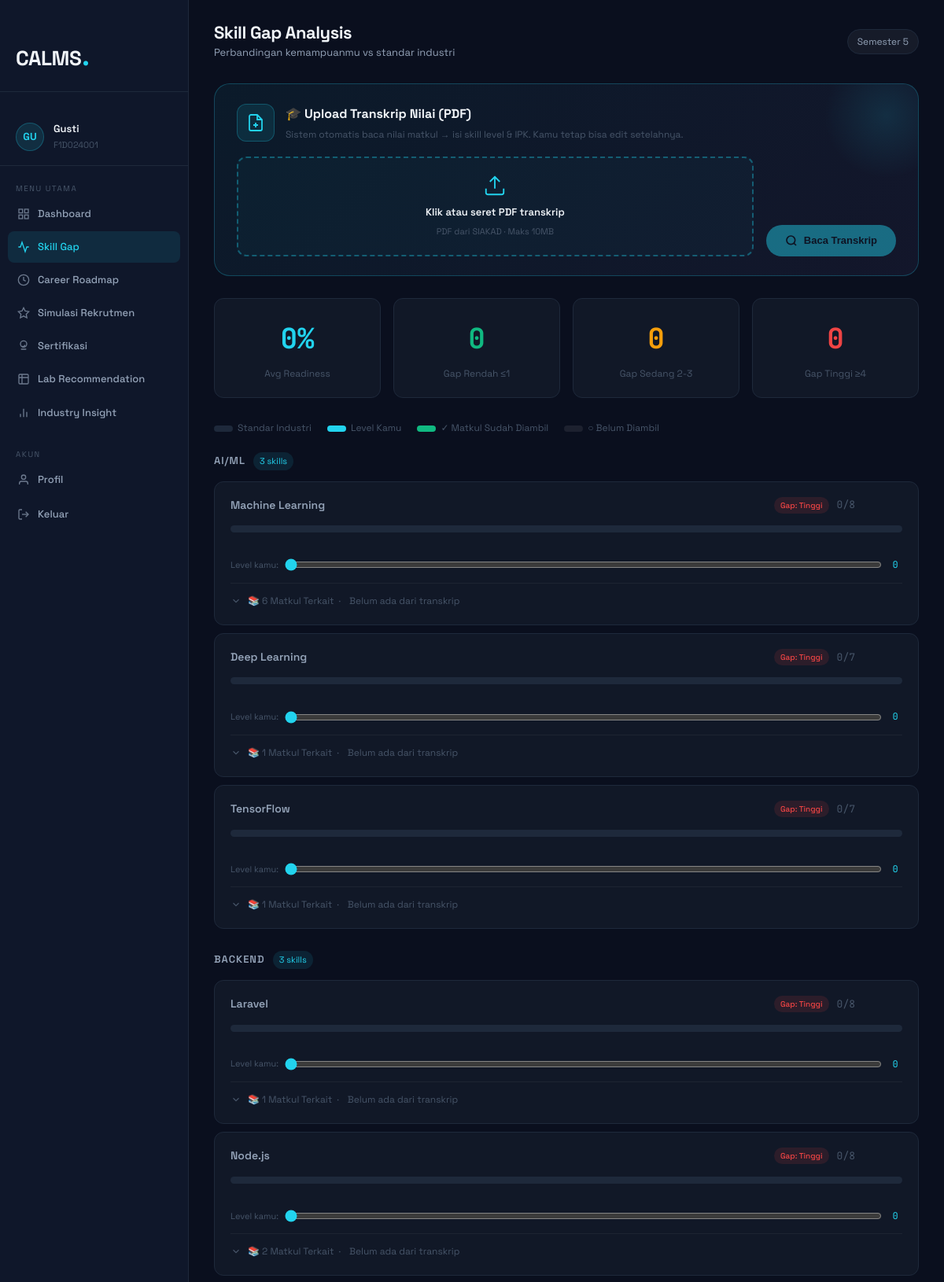
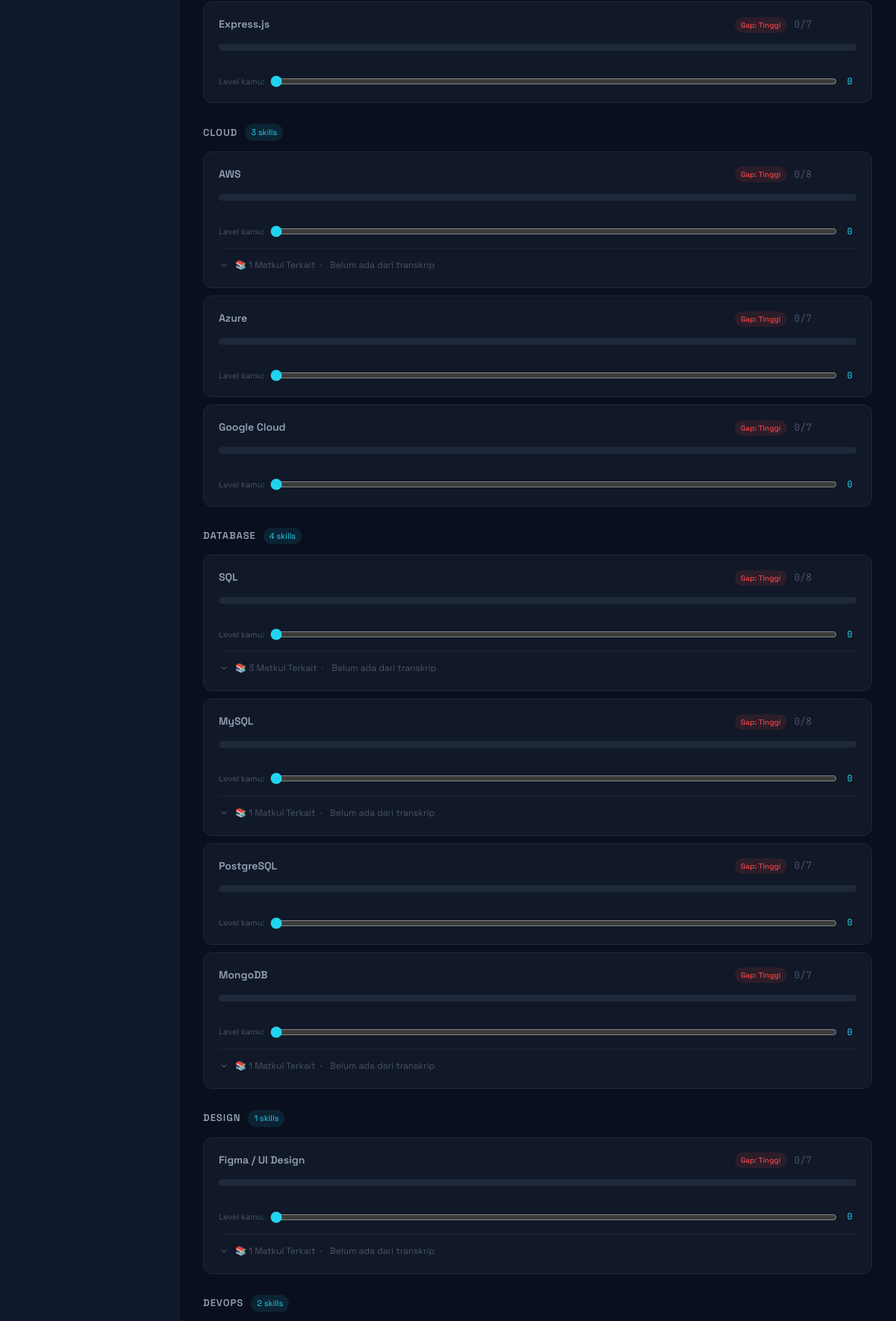
The page /skill_gap.php (signed in, upper part) on the database its author committed (2 pictures, top to bottom).
### tables this page shows
CREATE TABLE IF NOT EXISTS mahasiswa_profiles (
    id             INT AUTO_INCREMENT PRIMARY KEY,
    user_id        INT UNIQUE NOT NULL,
    nim            VARCHAR(20) UNIQUE NOT NULL,
    semester       INT DEFAULT 1,
    ipk            DECIMAL(3,2) DEFAULT 0.00,
    target_career  VARCHAR(100),
    bio            TEXT,
    linkedin_url   VARCHAR(500),
    github_url     VARCHAR(500),
    created_at     TIMESTAMP DEFAULT CURRENT_TIMESTAMP,
    updated_at     TIMESTAMP DEFAULT CURRENT_TIMESTAMP ON UPDATE CURRENT_TIMESTAMP,
    FOREIGN KEY (user_id) REFERENCES users(id) ON DELETE CASCADE
);

CREATE TABLE IF NOT EXISTS users (
    id         INT AUTO_INCREMENT PRIMARY KEY,
    fullname   VARCHAR(255) NOT NULL,
    email      VARCHAR(255) UNIQUE NOT NULL,
    password   VARCHAR(255) NOT NULL,
    role       ENUM('mahasiswa','dosen','admin') DEFAULT 'mahasiswa',
    is_active  TINYINT(1) DEFAULT 1,
    created_at TIMESTAMP DEFAULT CURRENT_TIMESTAMP
);

CREATE TABLE IF NOT EXISTS skills (
    id              INT AUTO_INCREMENT PRIMARY KEY,
    skill_name      VARCHAR(100) NOT NULL,
    category        VARCHAR(50),
    industry_level  INT DEFAULT 8   
);

### includes/auth_guard.php (called while the page is built, shortened)
<?php
function getCurrentUser(): array {
    return [
        'id'       => $_SESSION['user_id']  ?? null,
        'fullname' => $_SESSION['fullname'] ?? '',
        'email'    => $_SESSION['email']    ?? '',
        'role'     => $_SESSION['role']     ?? '',
    ];
}

### skill_gap.php (the view, shortened to what this page needs)
<?php
require_once 'includes/auth_guard.php';
$user = getCurrentUser();
$db   = getDB();
$stmt = $db->prepare("SELECT mp.*, u.fullname, u.email FROM mahasiswa_profiles mp JOIN users u ON u.id = mp.user_id WHERE mp.user_id = ?");
$stmt->execute([$user['id']]);
$profile   = $stmt->fetch();
$studentId = $profile['id'];
$stmt = $db->prepare("
    SELECT s.id, s.skill_name, s.category, s.industry_level,
           COALESCE(ss.student_level, 0) AS student_level,
           (s.industry_level - COALESCE(ss.student_level, 0)) AS gap
    FROM skills s
    LEFT JOIN student_skills ss ON ss.skill_id = s.id
        AND ss.student_id = ?
    ORDER BY s.category, gap DESC
");
$stmt->execute([$studentId]);
$allSkills = $stmt->fetchAll();
$categories = [];
foreach ($allSkills as $sk) {
    $categories[$sk['category']][] = $sk;
}
$coursesBySkill = [];
try {
    $stmt = $db->prepare("
        SELECT c.id AS course_id, c.course_code, c.course_name, c.course_name_id,
               c.semester, c.credits, csm.skill_id,
               sc.grade, sc.score AS course_score, sc.source
        FROM courses c
        JOIN course_skill_mapping csm ON csm.course_id = c.id
        LEFT JOIN student_courses sc ON sc.course_id = c.id AND sc.student_id = ?
        ORDER BY csm.skill_id, c.semester, c.course_name
    ");
    $stmt->execute([$studentId]);
    foreach ($stmt->fetchAll() as $row) {
        $coursesBySkill[$row['skill_id']][] = $row;
    }
} catch (PDOException $e) {
    $coursesBySkill  = [];
    $allCoursesForJS = [];
}
$gapHigh = $gapMid = $gapLow = 0;
$totalReadiness = 0; $tracked = 0;
$avgReadiness = $tracked > 0 ? round($totalReadiness / $tracked) : 0;
$activePage = 'skill_gap';
?>
<!DOCTYPE html>
<html lang="id">
<head>
    <link rel="stylesheet" href="style.css">
    <link rel="stylesheet" href="dashboard.css">
</head>
<body class="dashboard-body">
<?php include 'includes/sidebar.php'; ?>
<main class="main-content">
    <div class="topbar">
        <div class="topbar-left">
            <div>
                <h1 class="page-title">Skill Gap Analysis</h1>
                <p class="page-sub">Perbandingan kemampuanmu vs standar industri</p>
            </div>
        </div>
        <div class="topbar-right">
            <span class="semester-badge">Semester <?= $profile['semester'] ?? '-' ?></span>
        </div>
    </div>
    <div class="tc-card">
        <div class="tc-hd">
            <div class="tc-icon">
                <svg width="24" height="24" fill="none" stroke="currentColor" stroke-width="1.8" viewBox="0 0 24 24"><path d="M14 2H6a2 2 0 0 0-2 2v16a2 2 0 0 0 2 2h12a2 2 0 0 0 2-2V8z"/><polyline points="14 2 14 8 20 8"/><line x1="12" y1="18" x2="12" y2="12"/><line x1="9" y1="15" x2="15" y2="15"/></svg>
            </div>
            <div>
                <div class="tc-title">🎓 Upload Transkrip Nilai (PDF)</div>
                <div class="tc-sub">Sistem otomatis baca nilai matkul → isi skill level & IPK. Kamu tetap bisa edit setelahnya.</div>
            </div>
        </div>
        <div class="tc-body">
            <div class="upload-zone" id="dropZone">
                <svg width="30" height="30" fill="none" stroke="var(--cyan)" stroke-width="1.5" viewBox="0 0 24 24" style="margin:0 auto 8px;display:block"><path d="M21 15v4a2 2 0 0 1-2 2H5a2 2 0 0 1-2-2v-4"/><polyline points="17 8 12 3 7 8"/><line x1="12" y1="3" x2="12" y2="15"/></svg>
                <div style="font-size:13px;font-weight:600">Klik atau seret PDF transkrip</div>
                <div style="font-size:11px;color:var(--text-muted);margin-top:4px">PDF dari SIAKAD · Maks 10MB</div>
            </div>
            <button class="parse-btn" id="parseBtn" disabled>
                <svg width="16" height="16" fill="none" stroke="currentColor" stroke-width="2.5" viewBox="0 0 24 24"><circle cx="11" cy="11" r="8"/><line x1="21" y1="21" x2="16.65" y2="16.65"/></svg>
                Baca Transkrip
            </button>
        </div>
    </div>
    <div class="sg-stats">
        <div class="sg-stat"><div class="sg-stat-num" style="color:var(--cyan)"><?= $avgReadiness ?>%</div><div class="sg-stat-label">Avg Readiness</div></div>
        <div class="sg-stat"><div class="sg-stat-num" style="color:#10b981"><?= $gapLow ?></div><div class="sg-stat-label">Gap Rendah ≤1</div></div>
        <div class="sg-stat"><div class="sg-stat-num" style="color:#f59e0b"><?= $gapMid ?></div><div class="sg-stat-label">Gap Sedang 2-3</div></div>
        <div class="sg-stat"><div class="sg-stat-num" style="color:#ef4444"><?= $gapHigh ?></div><div class="sg-stat-label">Gap Tinggi ≥4</div></div>
    </div>
    <div class="legend-bar">
        <div class="legend-item"><div class="legend-dot" style="background:#1e293b"></div>Standar Industri</div>
        <div class="legend-item"><div class="legend-dot" style="background:var(--cyan)"></div>Level Kamu</div>
        <div class="legend-item"><div class="legend-dot" style="background:#10b981"></div>✓ Matkul Sudah Diambil</div>
        <div class="legend-item"><div class="legend-dot" style="background:rgba(255,255,255,.08)"></div>○ Belum Diambil</div>
    </div>
    <form method="POST" id="skillForm">
    <?php foreach ($categories as $cat => $skills): ?>
    <div class="category-section">
        <div class="category-header">
            <span class="category-title"><?= htmlspecialchars($cat) ?></span>
            <span class="category-badge"><?= count($skills) ?> skills</span>
        </div>
        <?php foreach ($skills as $sk):
            $gap      = (int)$sk['gap'];
            $gLabel   = $gap <= 1 ? 'Rendah' : ($gap <= 3 ? 'Sedang' : 'Tinggi');
            $gClass   = $gap <= 1 ? 'gap-low' : ($gap <= 3 ? 'gap-mid' : 'gap-high');
            $relCourses = $coursesBySkill[$sk['id']] ?? [];
            $takenCount = count(array_filter($relCourses, fn($c) => $c['grade'] !== null));
        ?>
        <div class="skill-card" id="scard-<?= $sk['id'] ?>">
            <div class="skill-hd">
                <span class="skill-name"><?= htmlspecialchars($sk['skill_name']) ?></span>
                <div class="skill-meta">
                    <span class="gap-tag <?= $gClass ?>" id="gtag-<?= $sk['id'] ?>">Gap: <?= $gLabel ?></span>
                    <span class="skill-score-txt" id="score-<?= $sk['id'] ?>"><?= $sk['student_level'] ?>/<?= $sk['industry_level'] ?></span>
                </div>
            </div>
            <div class="skill-bars">
                <div class="bar-bg"></div>
            </div>
            <div class="skill-slider-row">
                <label for="rng-<?= $sk['id'] ?>">Level kamu:</label>
                <input class="skill-range" type="range" id="rng-<?= $sk['id'] ?>" name="levels[<?= $sk['id'] ?>]"
                    min="0" max="10" value="<?= $sk['student_level'] ?>"
                    data-industry="<?= $sk['industry_level'] ?>"
                    oninput="updateSkill(<?= $sk['id'] ?>,<?= $sk['industry_level'] ?>,this.value)">
                <span class="skill-val" id="val-<?= $sk['id'] ?>"><?= $sk['student_level'] ?></span>
            </div>
            <?php if (!empty($relCourses)): ?>
            <div class="course-section">
                <button type="button" class="course-toggle" id="ctoggle-<?= $sk['id'] ?>" onclick="toggleCourses(<?= $sk['id'] ?>)">
                    <svg width="14" height="14" fill="none" stroke="currentColor" stroke-width="2" viewBox="0 0 24 24"><polyline points="6 9 12 15 18 9"/></svg>
                    📚 <?= count($relCourses) ?> Matkul Terkait
                    <?php if ($takenCount > 0): ?>
                    &nbsp;·&nbsp;<span style="color:#10b981"><?= $takenCount ?> sudah diambil</span>
                    <?php else: ?>
                    &nbsp;·&nbsp;<span style="color:var(--text-muted)">Belum ada dari transkrip</span>
                    <?php endif; ?>
                </button>
                    <?php
                    $taken    = array_filter($relCourses, fn($c) => $c['grade'] !== null);
                    $notTaken = array_filter($relCourses, fn($c) => $c['grade'] === null);
                    ?>
            </div>
            <?php endif; ?>
        </div>
        <?php endforeach; ?>
    </div>
    <?php endforeach; ?>
    </form>
</main>
</body>
</html>

### includes/sidebar.php (shortened to what this page needs)
<?php
$nav = [
    ['page' => 'dashboard',      'href' => 'dashboard.php',        'label' => 'Dashboard',          'icon' => '<rect x="3" y="3" width="7" height="7"/><rect x="14" y="3" width="7" height="7"/><rect x="3" y="14" width="7" height="7"/><rect x="14" y="14" width="7" height="7"/>'],
    ['page' => 'skill_gap',      'href' => 'skill_gap.php',        'label' => 'Skill Gap',           'icon' => '<polyline points="22 12 18 12 15 21 9 3 6 12 2 12"/>'],
    ['page' => 'roadmap',        'href' => 'career_roadmap.php',   'label' => 'Career Roadmap',      'icon' => '<circle cx="12" cy="12" r="10"/><polyline points="12 6 12 12 16 14"/>'],
    ['page' => 'simulation',     'href' => 'simulation.php',       'label' => 'Simulasi Rekrutmen',  'icon' => '<polygon points="12 2 15.09 8.26 22 9.27 17 14.14 18.18 21.02 12 17.77 5.82 21.02 7 14.14 2 9.27 8.91 8.26 12 2"/>'],
    ['page' => 'certifications', 'href' => 'certifications.php',   'label' => 'Sertifikasi',         'icon' => '<circle cx="12" cy="8" r="6"/><path d="M9 12l2 2 4-4m-8 8h10"/>'],
    ['page' => 'lab',            'href' => 'lab_recommendation.php','label' => 'Lab Recommendation', 'icon' => '<path d="M9 3H5a2 2 0 0 0-2 2v4m6-6h10a2 2 0 0 1 2 2v4M9 3v18m0 0h10a2 2 0 0 0 2-2V9M9 21H5a2 2 0 0 1-2-2V9m0 0h18"/>'],
    ['page' => 'industry',       'href' => 'industry_insight.php', 'label' => 'Industry Insight',    'icon' => '<line x1="18" y1="20" x2="18" y2="10"/><line x1="12" y1="20" x2="12" y2="4"/><line x1="6" y1="20" x2="6" y2="14"/>'],
];
?>
<aside class="sidebar" id="sidebar">
    <div class="sidebar-brand">
        <span class="logo-text">CALMS</span><span class="logo-dot">.</span>
    </div>
    <div class="sidebar-user">
        <div class="user-avatar"><?= strtoupper(substr($user['fullname'] ?? 'U', 0, 2)) ?></div>
        <div class="user-info">
            <strong><?= htmlspecialchars(explode(' ', $user['fullname'] ?? 'User')[0]) ?></strong>
            <span><?= htmlspecialchars($profile['nim'] ?? '-') ?></span>
        </div>
    </div>
    <nav class="sidebar-nav">
        <div class="nav-group-label">Menu Utama</div>
        <?php foreach ($nav as $item): ?>
        <a href="<?= $item['href'] ?>" <?= $activePage === $item['page'] ? 'class="active"' : '' ?>>
            <svg width="16" height="16" fill="none" stroke="currentColor" stroke-width="2" viewBox="0 0 24 24">
                <?= $item['icon'] ?>
            </svg>
            <?= $item['label'] ?>
        </a>
        <?php endforeach; ?>
        <div class="nav-group-label nav-group-label--mt">Akun</div>
        <a href="profile.php" <?= $activePage === 'profile' ? 'class="active"' : '' ?>>
            <svg width="16" height="16" fill="none" stroke="currentColor" stroke-width="2" viewBox="0 0 24 24"><path d="M20 21v-2a4 4 0 0 0-4-4H8a4 4 0 0 0-4 4v2"/><circle cx="12" cy="7" r="4"/></svg>
            Profil
        </a>
        <a href="logout.php" class="nav-logout">
            <svg width="16" height="16" fill="none" stroke="currentColor" stroke-width="2" viewBox="0 0 24 24"><path d="M9 21H5a2 2 0 0 1-2-2V5a2 2 0 0 1 2-2h4"/><polyline points="16 17 21 12 16 7"/><line x1="21" y1="12" x2="9" y2="12"/></svg>
            Keluar
        </a>
    </nav>
</aside>

### style.css (style rules this page uses)
*, *::before, *::after { margin: 0; padding: 0; box-sizing: border-box; }
:root { --bg-primary: #0a0f1e; --bg-secondary: #0f172a; --bg-card: #111827; --bg-card-hover: #1a2540; --border: #1e293b; --border-hover: #334155; --cyan: #22d3ee; --blue: #3b82f6; --green: #10b981; --purple: #a78bfa; --amber: #f59e0b; --red: #f43f5e; --text-primary: #f1f5f9; --text-secondary: #94a3b8; --text-muted: #475569; --font-main: 'Space Grotesk', system-ui, sans-serif; --font-mono: 'JetBrains Mono', monospace; --radius-sm: 8px; --radius-md: 12px; --radius-lg: 20px; --radius-xl: 28px; --transition: 0.25s ease; }
html { scroll-behavior: smooth; }
body { background: var(--bg-primary); color: var(--text-primary); font-family: var(--font-main); font-size: 16px; line-height: 1.7; overflow-x: hidden; }
a { text-decoration: none; color: inherit; }
.logo-text { font-size: 26px; font-weight: 700; color: var(--text-primary); letter-spacing: -0.5px; }
.logo-dot { font-size: 32px; font-weight: 700; color: var(--cyan); line-height: 1; }
.skill-bars { display: flex; flex-direction: column; gap: 14px; margin-bottom: 20px; }
.skill-name { font-size: 12px; color: var(--text-secondary); min-width: 110px; }
.skill-meta { display: flex; justify-content: space-between; align-items: center; font-size: 13px; }
.gap-high { background: rgba(239, 68, 68, 0.15); color: #ef4444; }
.sidebar { width: 260px; background: var(--bg-secondary); border-right: 1px solid var(--border); padding: 28px 0; position: fixed; top: 0; left: 0; bottom: 0; overflow-y: auto; z-index: 50; }
.sidebar-brand { padding: 0 24px 28px; border-bottom: 1px solid var(--border); margin-bottom: 20px; }
.sidebar-nav { padding: 0 12px; }
.sidebar-nav a { display: flex; align-items: center; gap: 10px; padding: 10px 14px; border-radius: var(--radius-sm); font-size: 14px; color: var(--text-secondary); font-weight: 500; transition: var(--transition); margin-bottom: 4px; }
.sidebar-nav a:hover, .sidebar-nav a.active { background: rgba(34, 211, 238, 0.08); color: var(--cyan); }
.main-content { margin-left: 260px; flex: 1; padding: 32px 40px; min-height: 100vh; }

### rows shown on the page
mahasiswa_profiles: user.fullname "GU", user.fullname "Gusti", nim "F1D024001", semester "5"
skills: skill_name "Machine Learning", gLabel "Tinggi", student_level "0", industry_level "8", id "6", shows "Belum ada dari transkrip"
skills: skill_name "Deep Learning", gLabel "Tinggi", student_level "0", industry_level "7", id "1", shows "Belum ada dari transkrip"
skills: skill_name "TensorFlow", gLabel "Tinggi", student_level "0", industry_level "7", id "1", shows "Belum ada dari transkrip"
skills: skill_name "Laravel", gLabel "Tinggi", student_level "0", industry_level "8", id "1", shows "Belum ada dari transkrip"
skills: skill_name "Node.js", gLabel "Tinggi", student_level "0", industry_level "8", id "2", shows "Belum ada dari transkrip"
skills: skill_name "Express.js", gLabel "Tinggi", student_level "0", industry_level "7"
skills: skill_name "AWS", gLabel "Tinggi", student_level "0", industry_level "8", id "1", shows "Belum ada dari transkrip"
skills: skill_name "Azure", gLabel "Tinggi", student_level "0", industry_level "7"
skills: skill_name "Google Cloud", gLabel "Tinggi", student_level "0", industry_level "7"
skills: skill_name "SQL", gLabel "Tinggi", student_level "0", industry_level "8", id "3", shows "Belum ada dari transkrip"
skills: skill_name "MySQL", gLabel "Tinggi", student_level "0", industry_level "8", id "1", shows "Belum ada dari transkrip"
skills: skill_name "PostgreSQL", gLabel "Tinggi", student_level "0", industry_level "7"
skills: skill_name "MongoDB", gLabel "Tinggi", student_level "0", industry_level "7", id "1", shows "Belum ada dari transkrip"
skills: skill_name "Figma / UI Design", gLabel "Tinggi", student_level "0", industry_level "7", id "1", shows "Belum ada dari transkrip"

### other values the page prints
$item['label'] "Dashboard"
$item['label'] "Skill Gap"
$item['label'] "Career Roadmap"
$item['label'] "Simulasi Rekrutmen"
$item['label'] "Sertifikasi"
$item['label'] "Lab Recommendation"
$item['label'] "Industry Insight"
$avgReadiness "0"
$gapLow "0"
$gapMid "0"
$gapHigh "0"
$cat "AI/ML"
count($skills) "3"
$cat "BACKEND"
$cat "CLOUD"
